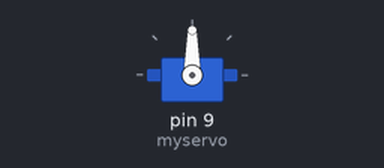
Recording of a sketch running on a simulated Arduino Uno, built with avr-gcc and run on an emulated ATmega328P. Shown: servo.

Above: at 0.05 s.
Timing chart, 0 to 4.6 s (numbered marks = the images above):
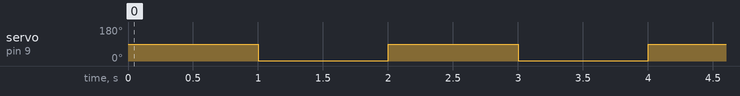

Measured:
- by itself, servo on pin 9 (myservo): alternates 90° for 1.0 s and 1° for 1.0 s

The sketch:

Motor.ino
```cpp
/*
 Controlling a servo position using a potentiometer (variable resistor)
 by Michal Rinott <http://people.interaction-ivrea.it/m.rinott>

 modified on 8 Nov 2013
 by Scott Fitzgerald
 http://www.arduino.cc/en/Tutorial/Knob

 Downloaded on Feb 23, 2016. Code implemented and altered for "Collapsable Box Project".
*/

#include <Servo.h>

Servo myservo;  // create servo object to control a servo


void setup() {
  myservo.attach(9);  // attaches the servo on pin 9 to the servo object
}

void loop() {

  myservo.write(90);                  // sets the servo position according to the scaled value
  delay(1000);                           // waits for the servo to get there
  myservo.write(1);                  // sets the servo position according to the scaled value
  delay(1000);                           // waits for the servo to get there
}
```
